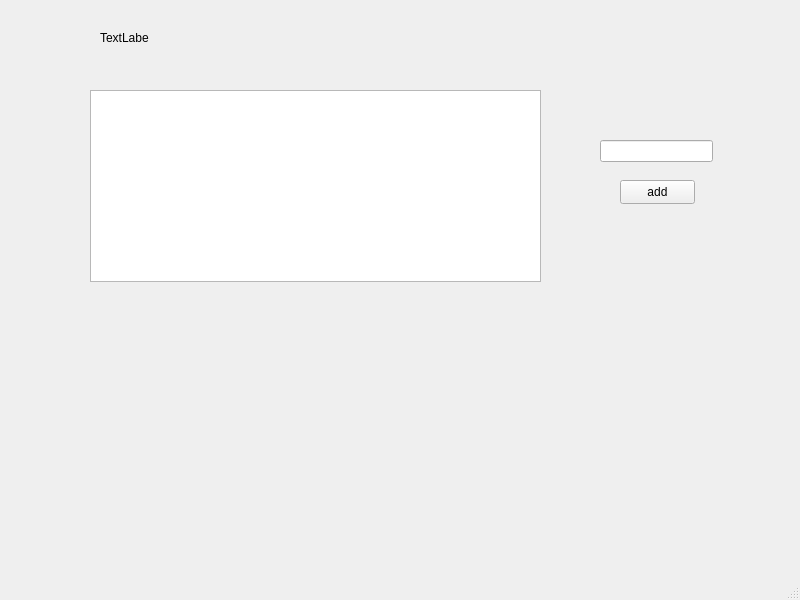
<?xml version="1.0" encoding="UTF-8"?>
<ui version="4.0">
 <class>MainWindow</class>
 <widget class="QMainWindow" name="MainWindow">
  <property name="geometry">
   <rect>
    <x>0</x>
    <y>0</y>
    <width>800</width>
    <height>600</height>
   </rect>
  </property>
  <property name="windowTitle">
   <string>MainWindow</string>
  </property>
  <widget class="QWidget" name="centralwidget">
   <widget class="QPushButton" name="addButton">
    <property name="geometry">
     <rect>
      <x>620</x>
      <y>180</y>
      <width>75</width>
      <height>24</height>
     </rect>
    </property>
    <property name="text">
     <string>add</string>
    </property>
   </widget>
   <widget class="QListWidget" name="listWidget">
    <property name="geometry">
     <rect>
      <x>90</x>
      <y>90</y>
      <width>451</width>
      <height>192</height>
     </rect>
    </property>
   </widget>
   <widget class="QLineEdit" name="lineEdit">
    <property name="geometry">
     <rect>
      <x>600</x>
      <y>140</y>
      <width>113</width>
      <height>22</height>
     </rect>
    </property>
   </widget>
   <widget class="QLabel" name="completedTasksLabel">
    <property name="geometry">
     <rect>
      <x>100</x>
      <y>30</y>
      <width>49</width>
      <height>16</height>
     </rect>
    </property>
    <property name="text">
     <string>TextLabel</string>
    </property>
   </widget>
  </widget>
  <widget class="QMenuBar" name="menubar">
   <property name="geometry">
    <rect>
     <x>0</x>
     <y>0</y>
     <width>800</width>
     <height>22</height>
    </rect>
   </property>
  </widget>
  <widget class="QStatusBar" name="statusbar"/>
 </widget>
 <resources/>
 <connections/>
</ui>
